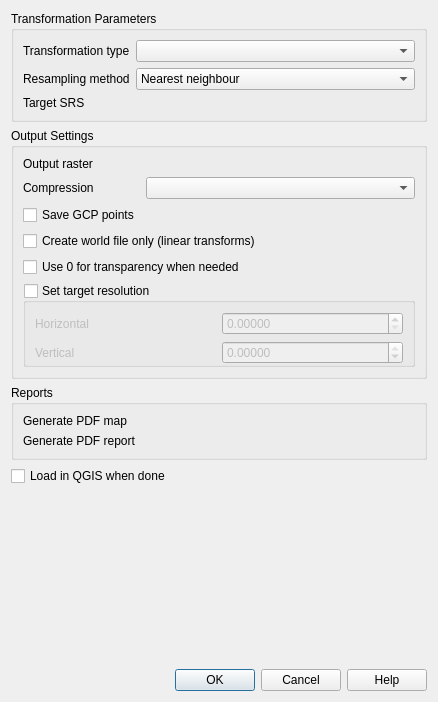
<?xml version="1.0" encoding="UTF-8"?>
<ui version="4.0">
 <class>QgsRasterTransformSettingsDialog</class>
 <widget class="QDialog" name="QgsRasterTransformSettingsDialog">
  <property name="geometry">
   <rect>
    <x>0</x>
    <y>0</y>
    <width>438</width>
    <height>702</height>
   </rect>
  </property>
  <property name="windowTitle">
   <string>Transformation Settings</string>
  </property>
  <layout class="QGridLayout" name="gridLayout_2">
   <item row="7" column="0">
    <spacer name="verticalSpacer">
     <property name="orientation">
      <enum>Qt::Vertical</enum>
     </property>
     <property name="sizeHint" stdset="0">
      <size>
       <width>20</width>
       <height>40</height>
      </size>
     </property>
    </spacer>
   </item>
   <item row="1" column="0">
    <widget class="QGroupBox" name="groupBox_2">
     <property name="title">
      <string>Output Settings</string>
     </property>
     <layout class="QGridLayout" name="gridLayout_5">
      <item row="3" column="0" colspan="2">
       <widget class="QCheckBox" name="mWorldFileCheckBox">
        <property name="text">
         <string>Create world file only (linear transforms)</string>
        </property>
       </widget>
      </item>
      <item row="0" column="0">
       <widget class="QLabel" name="label_2">
        <property name="sizePolicy">
         <sizepolicy hsizetype="Fixed" vsizetype="Preferred">
          <horstretch>0</horstretch>
          <verstretch>0</verstretch>
         </sizepolicy>
        </property>
        <property name="text">
         <string>Output raster</string>
        </property>
       </widget>
      </item>
      <item row="0" column="1">
       <widget class="QgsFileWidget" name="mOutputRaster"/>
      </item>
      <item row="4" column="0" colspan="2">
       <widget class="QCheckBox" name="cbxZeroAsTrans">
        <property name="text">
         <string>Use 0 for transparency when needed</string>
        </property>
        <property name="checked">
         <bool>false</bool>
        </property>
       </widget>
      </item>
      <item row="1" column="0">
       <widget class="QLabel" name="mCompressionLabel">
        <property name="sizePolicy">
         <sizepolicy hsizetype="Fixed" vsizetype="Preferred">
          <horstretch>0</horstretch>
          <verstretch>0</verstretch>
         </sizepolicy>
        </property>
        <property name="text">
         <string>Compression</string>
        </property>
        <property name="buddy">
         <cstring>cmbCompressionComboBox</cstring>
        </property>
       </widget>
      </item>
      <item row="1" column="1">
       <widget class="QComboBox" name="cmbCompressionComboBox">
        <property name="sizePolicy">
         <sizepolicy hsizetype="Preferred" vsizetype="Fixed">
          <horstretch>0</horstretch>
          <verstretch>0</verstretch>
         </sizepolicy>
        </property>
       </widget>
      </item>
      <item row="5" column="0" colspan="2">
       <widget class="QGroupBox" name="cbxUserResolution">
        <property name="title">
         <string>Set target resolution</string>
        </property>
        <property name="checkable">
         <bool>true</bool>
        </property>
        <property name="checked">
         <bool>false</bool>
        </property>
        <layout class="QGridLayout" name="gridLayout_3">
         <property name="bottomMargin">
          <number>0</number>
         </property>
         <item row="1" column="1">
          <widget class="QgsValidatedDoubleSpinBox" name="dsbVerticalRes">
           <property name="sizePolicy">
            <sizepolicy hsizetype="Minimum" vsizetype="Fixed">
             <horstretch>0</horstretch>
             <verstretch>0</verstretch>
            </sizepolicy>
           </property>
           <property name="frame">
            <bool>true</bool>
           </property>
           <property name="decimals">
            <number>5</number>
           </property>
           <property name="minimum">
            <double>-999999.000000000000000</double>
           </property>
           <property name="maximum">
            <double>0.000000000000000</double>
           </property>
          </widget>
         </item>
         <item row="0" column="0">
          <widget class="QLabel" name="label_4">
           <property name="text">
            <string>Horizontal</string>
           </property>
          </widget>
         </item>
         <item row="1" column="0">
          <widget class="QLabel" name="label_5">
           <property name="text">
            <string>Vertical</string>
           </property>
          </widget>
         </item>
         <item row="0" column="1">
          <widget class="QgsValidatedDoubleSpinBox" name="dsbHorizRes">
           <property name="decimals">
            <number>5</number>
           </property>
           <property name="minimum">
            <double>0.000000000000000</double>
           </property>
           <property name="maximum">
            <double>999999.000000000000000</double>
           </property>
          </widget>
         </item>
        </layout>
       </widget>
      </item>
      <item row="2" column="0">
       <widget class="QCheckBox" name="saveGcpCheckBox">
        <property name="text">
         <string>Save GCP points</string>
        </property>
       </widget>
      </item>
     </layout>
    </widget>
   </item>
   <item row="5" column="0">
    <widget class="QGroupBox" name="groupBox_3">
     <property name="title">
      <string>Reports</string>
     </property>
     <layout class="QGridLayout" name="gridLayout_6">
      <item row="0" column="1">
       <widget class="QgsFileWidget" name="mPdfMap"/>
      </item>
      <item row="1" column="1">
       <widget class="QgsFileWidget" name="mPdfReport"/>
      </item>
      <item row="1" column="0">
       <widget class="QLabel" name="label_6">
        <property name="text">
         <string>Generate PDF report</string>
        </property>
       </widget>
      </item>
      <item row="0" column="0">
       <widget class="QLabel" name="label_7">
        <property name="text">
         <string>Generate PDF map</string>
        </property>
       </widget>
      </item>
     </layout>
    </widget>
   </item>
   <item row="8" column="0">
    <widget class="QDialogButtonBox" name="buttonBox">
     <property name="orientation">
      <enum>Qt::Horizontal</enum>
     </property>
     <property name="standardButtons">
      <set>QDialogButtonBox::Cancel|QDialogButtonBox::Help|QDialogButtonBox::Ok</set>
     </property>
    </widget>
   </item>
   <item row="0" column="0">
    <widget class="QGroupBox" name="groupBox">
     <property name="title">
      <string>Transformation Parameters</string>
     </property>
     <layout class="QGridLayout" name="gridLayout_4">
      <item row="0" column="0">
       <widget class="QLabel" name="label">
        <property name="sizePolicy">
         <sizepolicy hsizetype="Fixed" vsizetype="Preferred">
          <horstretch>0</horstretch>
          <verstretch>0</verstretch>
         </sizepolicy>
        </property>
        <property name="text">
         <string>Transformation type</string>
        </property>
       </widget>
      </item>
      <item row="0" column="1">
       <widget class="QComboBox" name="cmbTransformType">
        <property name="sizePolicy">
         <sizepolicy hsizetype="Preferred" vsizetype="Fixed">
          <horstretch>0</horstretch>
          <verstretch>0</verstretch>
         </sizepolicy>
        </property>
       </widget>
      </item>
      <item row="1" column="1">
       <widget class="QComboBox" name="cmbResampling">
        <property name="currentIndex">
         <number>0</number>
        </property>
        <item>
         <property name="text">
          <string>Nearest neighbour</string>
         </property>
        </item>
        <item>
         <property name="text">
          <string>Linear</string>
         </property>
        </item>
        <item>
         <property name="text">
          <string>Cubic</string>
         </property>
        </item>
        <item>
         <property name="text">
          <string>Cubic Spline</string>
         </property>
        </item>
        <item>
         <property name="text">
          <string>Lanczos</string>
         </property>
        </item>
       </widget>
      </item>
      <item row="1" column="0">
       <widget class="QLabel" name="textLabel1">
        <property name="sizePolicy">
         <sizepolicy hsizetype="Fixed" vsizetype="Preferred">
          <horstretch>0</horstretch>
          <verstretch>0</verstretch>
         </sizepolicy>
        </property>
        <property name="text">
         <string>Resampling method</string>
        </property>
        <property name="buddy">
         <cstring>cmbResampling</cstring>
        </property>
       </widget>
      </item>
      <item row="2" column="1">
       <widget class="QgsProjectionSelectionWidget" name="mCrsSelector">
        <property name="focusPolicy">
         <enum>Qt::StrongFocus</enum>
        </property>
       </widget>
      </item>
      <item row="2" column="0">
       <widget class="QLabel" name="label_3">
        <property name="sizePolicy">
         <sizepolicy hsizetype="Fixed" vsizetype="Preferred">
          <horstretch>0</horstretch>
          <verstretch>0</verstretch>
         </sizepolicy>
        </property>
        <property name="text">
         <string>Target SRS</string>
        </property>
       </widget>
      </item>
     </layout>
    </widget>
   </item>
   <item row="6" column="0">
    <widget class="QCheckBox" name="cbxLoadInQgisWhenDone">
     <property name="text">
      <string>Load in QGIS when done</string>
     </property>
    </widget>
   </item>
  </layout>
 </widget>
 <customwidgets>
  <customwidget>
   <class>QgsFileWidget</class>
   <extends>QWidget</extends>
   <header>qgsfilewidget.h</header>
   <container>1</container>
  </customwidget>
  <customwidget>
   <class>QgsProjectionSelectionWidget</class>
   <extends>QWidget</extends>
   <header>qgsprojectionselectionwidget.h</header>
   <container>1</container>
  </customwidget>
  <customwidget>
   <class>QgsValidatedDoubleSpinBox</class>
   <extends>QDoubleSpinBox</extends>
   <header location="global">georeferencer/qgsvalidateddoublespinbox.h</header>
  </customwidget>
 </customwidgets>
 <tabstops>
  <tabstop>cmbTransformType</tabstop>
  <tabstop>cmbResampling</tabstop>
  <tabstop>mCrsSelector</tabstop>
  <tabstop>mOutputRaster</tabstop>
  <tabstop>cmbCompressionComboBox</tabstop>
  <tabstop>mWorldFileCheckBox</tabstop>
  <tabstop>cbxZeroAsTrans</tabstop>
  <tabstop>cbxUserResolution</tabstop>
  <tabstop>dsbHorizRes</tabstop>
  <tabstop>dsbVerticalRes</tabstop>
  <tabstop>mPdfMap</tabstop>
  <tabstop>mPdfReport</tabstop>
 </tabstops>
 <resources/>
 <connections>
  <connection>
   <sender>buttonBox</sender>
   <signal>accepted()</signal>
   <receiver>QgsRasterTransformSettingsDialog</receiver>
   <slot>accept()</slot>
   <hints>
    <hint type="sourcelabel">
     <x>248</x>
     <y>254</y>
    </hint>
    <hint type="destinationlabel">
     <x>157</x>
     <y>274</y>
    </hint>
   </hints>
  </connection>
  <connection>
   <sender>buttonBox</sender>
   <signal>rejected()</signal>
   <receiver>QgsRasterTransformSettingsDialog</receiver>
   <slot>reject()</slot>
   <hints>
    <hint type="sourcelabel">
     <x>316</x>
     <y>260</y>
    </hint>
    <hint type="destinationlabel">
     <x>286</x>
     <y>274</y>
    </hint>
   </hints>
  </connection>
 </connections>
</ui>
